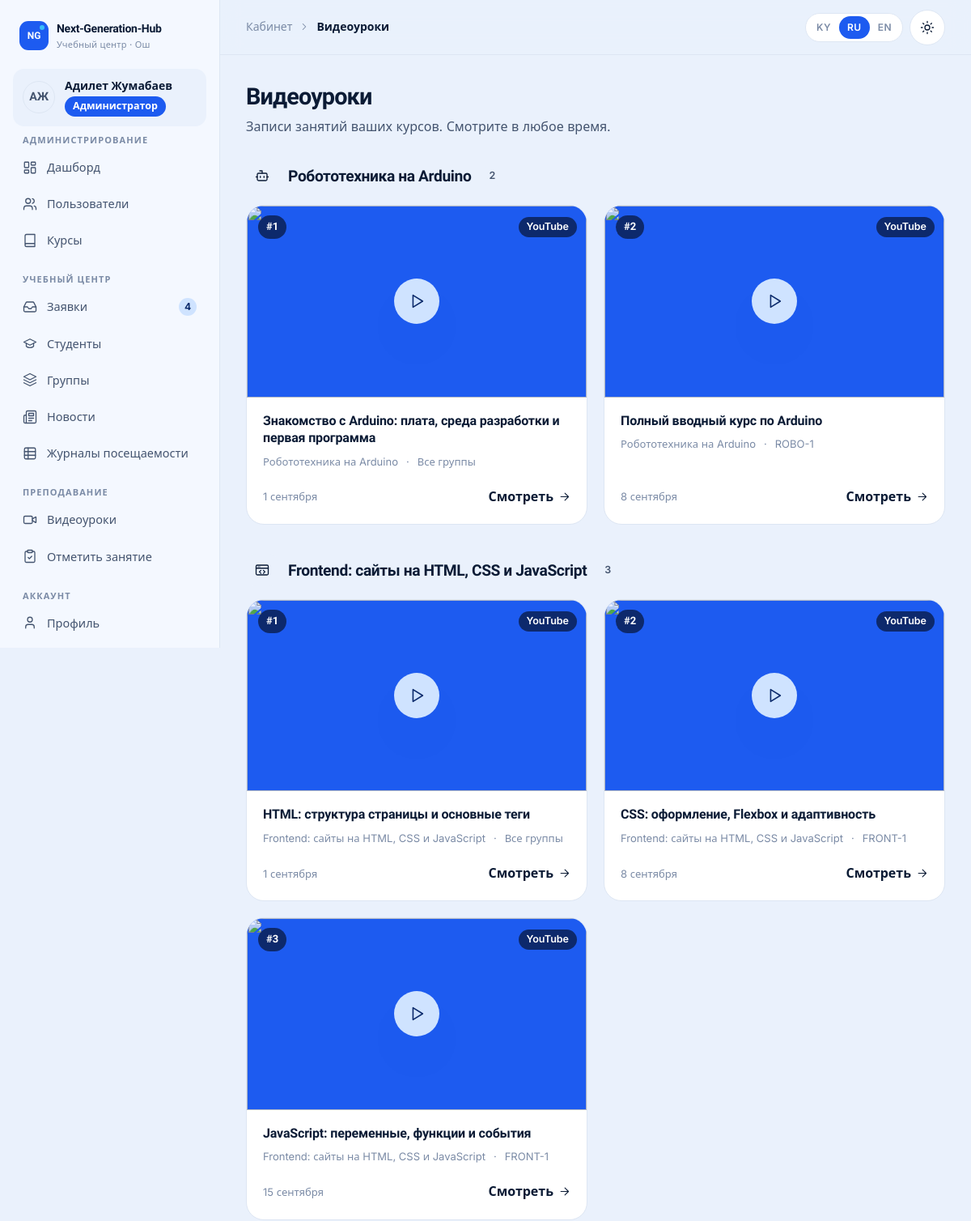
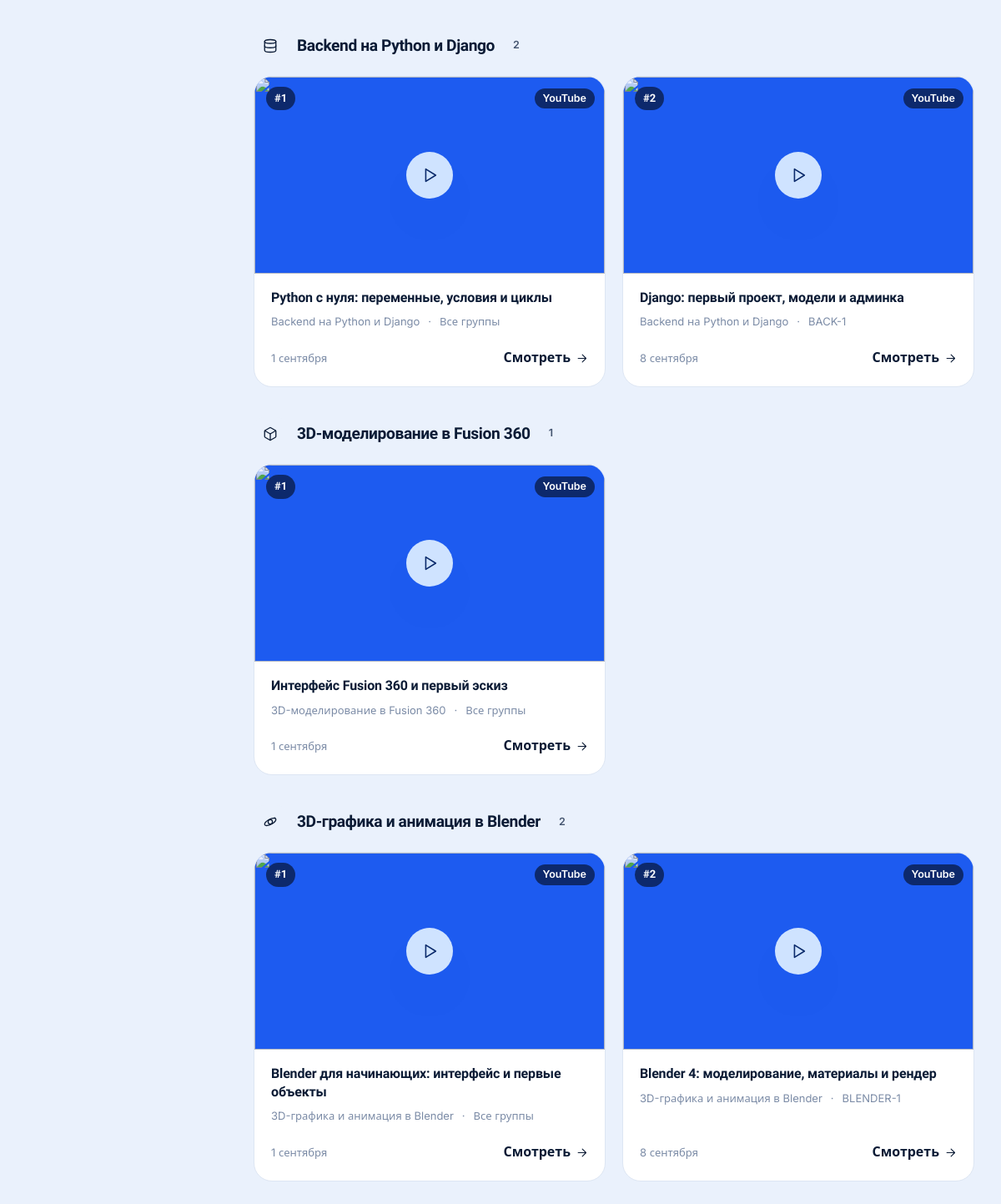
The app's page /cabinet/student/lessons/ (signed in) with its own data (2 pictures, top to bottom).
### accounts/models.py (models this page shows, shortened)
class User(AbstractUser):
    class Role(models.TextChoices):
        ADMIN = "admin", _("Administrator")
        MANAGER = "manager", _("Manager")
        TEACHER = "teacher", _("Teacher")
        STUDENT = "student", _("Student")
    role = models.CharField(_("role"), max_length=16, choices=Role.choices, default=Role.STUDENT, db_index=True)
    phone = models.CharField(_("phone"), max_length=32, blank=True)
    photo = models.ImageField(_("photo"), upload_to="users/", blank=True)
    specialization = models.CharField(_("specialization"), max_length=160, blank=True)
    about = models.TextField(_("about"), blank=True)
    class Meta:
        verbose_name = _("user")
        verbose_name_plural = _("users")
        ordering = ["last_name", "first_name", "username"]
    @property
    def display_name(self):
        return self.get_full_name() or self.username
    @property
    def initials(self):
        parts = [p for p in (self.first_name, self.last_name) if p]
        if parts:
            return "".join(p[0] for p in parts).upper()[:2]
        return self.username[:2].upper()
    @property
    def is_admin_role(self):
        return self.is_superuser or self.role == self.Role.ADMIN
    @property
    def is_student(self):
        return self.role == self.Role.STUDENT
    def has_role(self, *roles):
        return self.is_admin_role or self.role in roles

### core/models.py (models this page shows, shortened)
class TranslatableMixin:
    def tr(self, field, lang=None):
        lang = (lang or get_language() or FALLBACK_LANGUAGE).split("-")[0]
        if lang not in CONTENT_LANGUAGES:
            lang = FALLBACK_LANGUAGE
        value = getattr(self, f"{field}_{lang}", "") or ""
        if not value and lang != FALLBACK_LANGUAGE:
            value = getattr(self, f"{field}_{FALLBACK_LANGUAGE}", "") or ""
        return value

class Course(TranslatableMixin, models.Model):
    class Level(models.TextChoices):
        BEGINNER = "beginner", _("Beginner")
        INTERMEDIATE = "intermediate", _("Intermediate")
        ADVANCED = "advanced", _("Advanced")
    direction = models.CharField(_("direction"), max_length=20, choices=Direction.choices, db_index=True)
    slug = models.SlugField(_("slug"), max_length=80, unique=True)
    title_ru = models.CharField(_("title (RU)"), max_length=160)
    title_ky = models.CharField(_("title (KY)"), max_length=160, blank=True)
    title_en = models.CharField(_("title (EN)"), max_length=160, blank=True)
    short_ru = models.CharField(_("short description (RU)"), max_length=300, blank=True)
    short_ky = models.CharField(_("short description (KY)"), max_length=300, blank=True)
    short_en = models.CharField(_("short description (EN)"), max_length=300, blank=True)
    description_ru = models.TextField(_("full description (RU)"), blank=True)
    description_ky = models.TextField(_("full description (KY)"), blank=True)
    description_en = models.TextField(_("full description (EN)"), blank=True)
    level = models.CharField(_("level"), max_length=20, choices=Level.choices, default=Level.BEGINNER)
    age_from = models.PositiveSmallIntegerField(_("age from"), default=10)
    age_to = models.PositiveSmallIntegerField(_("age to"), default=17)
    duration_months = models.PositiveSmallIntegerField(_("duration, months"), default=6)
    lessons_per_week = models.PositiveSmallIntegerField(_("lessons per week"), default=2)
    price = models.PositiveIntegerField(_("price, KGS per month"), default=0)
    cover = models.ImageField(_("cover"), upload_to="courses/", blank=True)
    teachers = models.ManyToManyField(
        settings.AUTH_USER_MODEL,
        verbose_name=_("teachers"),
        related_name="courses_taught",
        blank=True,
        limit_choices_to={"role": "teacher"},
    )
    is_active = models.BooleanField(_("active"), default=True)
    order = models.PositiveSmallIntegerField(_("order"), default=0)
    created_at = models.DateTimeField(auto_now_add=True)
    class Meta:
        verbose_name = _("course")
        verbose_name_plural = _("courses")
        ordering = ["order", "title_ru"]

class Lesson(models.Model):
    course = models.ForeignKey(Course, verbose_name=_("course"), on_delete=models.CASCADE, related_name="lessons")
    group = models.ForeignKey(
        Group,
        verbose_name=_("group"),
        on_delete=models.SET_NULL,
        null=True,
        blank=True,
        related_name="lessons",
        help_text=_("Leave empty to show the lesson to all groups of the course."),
    )
    teacher = models.ForeignKey(
        settings.AUTH_USER_MODEL,
        verbose_name=_("teacher"),
        on_delete=models.SET_NULL,
        null=True,
        related_name="lessons",
    )
    number = models.PositiveSmallIntegerField(_("lesson number"), default=1)
    title = models.CharField(_("title"), max_length=200)
    description = models.TextField(_("description"), blank=True)
    video_file = models.FileField(
        _("video file"), upload_to="lessons/video/%Y/%m/", blank=True, validators=[validate_video_file]
    )
    youtube_url = models.URLField(_("YouTube link"), blank=True, validators=[validate_youtube_url])
    materials = models.FileField(_("materials"), upload_to="lessons/materials/%Y/%m/", blank=True)
    is_published = models.BooleanField(_("published"), default=True)
    created_at = models.DateTimeField(_("created"), auto_now_add=True)
    updated_at = models.DateTimeField(auto_now=True)
    class Meta:
        verbose_name = _("video lesson")
        verbose_name_plural = _("video lessons")
        ordering = ["course", "number", "-created_at"]
    @property
    def youtube_id(self):
        return youtube_id(self.youtube_url)
    @property
    def youtube_thumbnail(self):
        vid = self.youtube_id
        return f"https://i.ytimg.com/vi/{vid}/hqdefault.jpg" if vid else ""
    @property
    def source_label(self):
        return "YouTube" if self.youtube_url and not self.video_file else _("File")

class Group(models.Model):
    name = models.CharField(_("name"), max_length=120)
    course = models.ForeignKey(Course, verbose_name=_("course"), on_delete=models.PROTECT, related_name="groups")
    teacher = models.ForeignKey(
        settings.AUTH_USER_MODEL,
        verbose_name=_("teacher"),
        on_delete=models.SET_NULL,
        null=True,
        blank=True,
        related_name="teaching_groups",
        limit_choices_to={"role": "teacher"},
    )
    students = models.ManyToManyField(
        settings.AUTH_USER_MODEL,
        verbose_name=_("students"),
        related_name="study_groups",
        blank=True,
        limit_choices_to={"role": "student"},
    )
    weekdays = models.CharField(
        _("days of week"), max_length=20, blank=True, help_text=_("Comma-separated numbers: 0 = Monday … 6 = Sunday.")
    )
    start_time = models.TimeField(_("start time"), null=True, blank=True)
    end_time = models.TimeField(_("end time"), null=True, blank=True)
    room = models.CharField(_("room"), max_length=60, blank=True)
    start_date = models.DateField(_("start date"), default=datetime.date.today)
    is_active = models.BooleanField(_("active"), default=True)
    created_at = models.DateTimeField(auto_now_add=True)
    class Meta:
        verbose_name = _("group")
        verbose_name_plural = _("groups")
        ordering = ["-is_active", "name"]

### cabinet/views/student.py (the view)
# urls.py: path("student/lessons/", student.lessons, name="student_lessons"),
@role_required(R.STUDENT)
def lessons(request):
    qs = lessons_visible_to(request.user).order_by("course__order", "number")
    by_course = {}
    for lesson in qs:
        by_course.setdefault(lesson.course, []).append(lesson)
    return render(
        request,
        "cabinet/student/lessons.html",
        {"by_course": by_course.items(), "page_title": _("Video lessons")},
    )

### cabinet/navigation.py (called while the page is built)
def _item(label, url_name, icon, match=None, badge=None, external=False):
    return {
        "label": label,
        "url": url_name if external else reverse(url_name),
        "icon": icon,
        "match": match or [url_name.split(":")[-1]],
        "badge": badge,
        "external": external,
    }

def sidebar(request):
    path = request.path
    user = getattr(request, "user", None)
    if not user or not user.is_authenticated or not (path.startswith("/cabinet/") or path.startswith("/accounts/")):
        return {}
    match = getattr(request, "resolver_match", None)
    current = match.url_name if match and match.url_name else ""
    return {"sidebar_sections": build_sidebar(user, current)}

### cabinet/views/common.py (called while the page is built, shortened)
def lessons_visible_to(user):
    qs = Lesson.objects.select_related("course", "group", "teacher")
    if user.has_role(R.MANAGER):
        return qs

### core/context_processors.py (called while the page is built)
def site(request):
    return {
        "SITE": {
            "name": settings.SITE_NAME,
            "phone": settings.SITE_PHONE,
            "phone_href": "tel:" + "".join(ch for ch in settings.SITE_PHONE if ch.isdigit() or ch == "+"),
            "email": settings.SITE_EMAIL,
            "address": settings.SITE_ADDRESS or _("Osh, Lenin street 205, 2nd floor"),
            "hours": settings.SITE_HOURS or _("Mon–Sat, 9:00–20:00"),
            "instagram": settings.SITE_INSTAGRAM,
            "telegram": settings.SITE_TELEGRAM,
            "whatsapp": settings.SITE_WHATSAPP,
            "map_url": settings.SITE_MAP_URL,
        },
        "MAX_VIDEO_UPLOAD_MB": settings.MAX_VIDEO_UPLOAD_MB,
        "SHOW_DEMO_ACCOUNTS": settings.SHOW_DEMO_ACCOUNTS,
    }

### core/icons.py (called while the page is built)
def svg(name, size=20, cls="", label=""):
    body = ICONS.get(name, ICONS["info"])
    aria = f'role="img" aria-label="{label}"' if label else 'aria-hidden="true"'
    return (
        f'<svg class="icon {cls}" width="{size}" height="{size}" viewBox="0 0 24 24" fill="none" '
        f'stroke="currentColor" stroke-width="1.75" stroke-linecap="round" stroke-linejoin="round" '
        f'focusable="false" {aria}>{body}</svg>'
    )

### core/models.py (called while the page is built)
def youtube_id(url):
    match = YOUTUBE_ID_RE.search(url or "")
    return match.group(1) if match else ""

### core/templatetags/core_tags.py (called while the page is built)
@register.filter
def tr(obj, field):
    if obj is None:
        return ""
    return obj.tr(field)

@register.simple_tag
def icon(name, size=20, cls="", label=""):
    return mark_safe(svg(name, size, escape(cls), escape(label)))

### templates/cabinet/student/lessons.html
{% extends "cabinet/base.html" %}
{% load i18n core_tags %}
{% block content %}
<div class="page-head"><div><h1>{% trans "Video lessons" %}</h1><p>{% trans "Recordings of the lessons of your courses. Watch at any time." %}</p></div></div>
{% for course, items in by_course %}
<section style="margin-bottom:36px">
  <div class="row" style="margin-bottom:16px"><span class="stat-ic">{% icon course.direction 18 %}</span><h2 style="font-size:1.2rem;margin:0">{{ course|tr:"title" }}</h2><span class="badge no-dot">{{ items|length }}</span></div>
  <div class="grid grid-cards">{% for lesson in items %}{% include "cabinet/shared/_lesson_card.html" %}{% endfor %}</div>
</section>
{% empty %}
<div class="card">{% trans "No lessons yet" as t1 %}{% trans "When the teacher uploads the first lesson, it will appear here." as t2 %}{% include "cabinet/shared/_empty.html" with icon="video" title=t1 text=t2 %}</div>
{% endfor %}
{% endblock %}

### templates/cabinet/base.html (shortened to what this page needs)
{% load static i18n core_tags %}{% get_current_language as LANGUAGE_CODE %}<!doctype html>
<html lang="{{ LANGUAGE_CODE }}" class="no-js">
<head>
  {% include "partials/head.html" %}
</head>
<body>
  <div class="cab">
    <aside class="cab-sidebar" id="cab-sidebar" aria-label="{% trans 'Cabinet menu' %}">
      <div class="row-between" style="flex-wrap:nowrap">
        {% include "partials/logo.html" %}
      </div>
      <a class="cab-user" href="{% url 'accounts:profile' %}">
        {% include "partials/avatar.html" with u=user %}
        <span class="grow" style="min-width:0"><b>{{ user.display_name }}</b><span class="badge badge-role-{{ user.role }} no-dot" style="margin-top:4px">{{ user.get_role_display }}</span></span>
      </a>
      <nav class="cab-nav">
        {% for title, items in sidebar_sections %}
        <div>
          <h6>{{ title }}</h6>
          <ul>
            {% for item in items %}
            <li><a href="{{ item.url }}">{% icon item.icon 18 %}<span>{{ item.label }}</span>{% if item.badge %}<span class="nav-badge" aria-label="{% trans 'new' %}">{{ item.badge }}</span>{% endif %}</a></li>
            {% endfor %}
          </ul>
        </div>
        {% endfor %}
      </nav>
    </aside>
    <div class="cab-main">
      <header class="cab-topbar">
        <div class="crumbs">{% block crumbs %}<span>{% trans "Cabinet" %}</span>{% icon "chevron-right" 14 %}<b>{{ page_title }}</b>{% endblock %}</div>
        <div class="tools">
          {% include "partials/lang_switch.html" %}
          {% include "partials/theme_toggle.html" %}
        </div>
      </header>
      <main class="cab-content" id="content">
        {% block content %}{% endblock %}
      </main>
    </div>
  </div>
</body>
</html>

### templates/partials/avatar.html
<span class="avatar {{ size|default:'' }}" aria-hidden="true">{% if u.photo %}<img src="{{ u.photo.url }}" alt="" loading="lazy">{% else %}{{ u.initials }}{% endif %}</span>

### templates/cabinet/shared/_lesson_card.html (shortened to what this page needs)
{% load i18n core_tags %}<article class="card lesson-card">
  <a class="lesson-thumb" href="{% url 'cabinet:lesson_detail' lesson.pk %}" aria-label="{% trans 'Watch' %}: {{ lesson.title }}">
    <span class="num">#{{ lesson.number }}</span>
    <span class="src"><span class="badge no-dot">{{ lesson.source_label }}</span></span>
    <span class="play">{% icon "play" 22 %}</span>
  </a>
  <div class="lesson-body">
    <h3><a href="{% url 'cabinet:lesson_detail' lesson.pk %}">{{ lesson.title }}</a></h3>
    <div class="meta">
      <span>{{ lesson.course|tr:"title" }}</span>
      <span>·</span>
      <span>{% if lesson.group %}{{ lesson.group.name }}{% else %}{% trans "All groups" %}{% endif %}</span>
    </div>
    {% if manage %}
    <div class="foot">
      {% if lesson.is_published %}<span class="badge badge-ok">{% trans "Published" %}</span>{% else %}<span class="badge">{% trans "Draft" %}</span>{% endif %}
      <span class="row" style="gap:4px">
        <a class="btn btn-ghost btn-icon btn-sm" href="{% url 'cabinet:teacher_lesson_edit' lesson.pk %}" aria-label="{% trans 'Edit' %}" title="{% trans 'Edit' %}">{% icon "edit" 16 %}</a>
        <form method="post" action="{% url 'cabinet:teacher_lesson_delete' lesson.pk %}" data-confirm="{% trans 'Delete this lesson? The video file will be deleted too.' %}">{% csrf_token %}<button class="btn btn-ghost btn-icon btn-sm btn-danger" aria-label="{% trans 'Delete' %}" title="{% trans 'Delete' %}">{% icon "trash" 16 %}</button></form>
      </span>
    </div>
    {% else %}
    <div class="foot"><span class="faint" style="font-size:13px">{{ lesson.created_at|date:"j E" }}</span><a class="link" href="{% url 'cabinet:lesson_detail' lesson.pk %}">{% trans "Watch" %} {% icon "arrow-right" 15 %}</a></div>
    {% endif %}
  </div>
</article>

### records on screen
User: initials "АЖ", display_name "Адилет Жумабаев", role "Администратор"
Course: title_ru "Робототехника на Arduino", items "2"
Lesson: number "1", source_label "YouTube", title "Знакомство с Arduino: плата, среда разработки и первая программа", course|tr "Робототехника на Arduino", created_at "1 сентября"
Lesson: number "2", source_label "YouTube", title "Полный вводный курс по Arduino", course|tr "Робототехника на Arduino", group.name "ROBO-1", created_at "8 сентября"
Course: title_ru "Frontend: сайты на HTML, CSS и JavaScript", items "3"
Lesson: number "1", source_label "YouTube", title "HTML: структура страницы и основные теги", course|tr "Frontend: сайты на HTML, CSS и JavaScript", created_at "1 сентября"
Lesson: number "2", source_label "YouTube", title "CSS: оформление, Flexbox и адаптивность", course|tr "Frontend: сайты на HTML, CSS и JavaScript", group.name "FRONT-1", created_at "8 сентября"
Lesson: number "3", source_label "YouTube", title "JavaScript: переменные, функции и события", course|tr "Frontend: сайты на HTML, CSS и JavaScript", group.name "FRONT-1", created_at "15 сентября"
Course: title_ru "Backend на Python и Django", items "2"
Lesson: number "1", source_label "YouTube", title "Python с нуля: переменные, условия и циклы", course|tr "Backend на Python и Django", created_at "1 сентября"
Lesson: number "2", source_label "YouTube", title "Django: первый проект, модели и админка", course|tr "Backend на Python и Django", group.name "BACK-1", created_at "8 сентября"
Course: title_ru "3D-моделирование в Fusion 360", items "1"
Lesson: number "1", source_label "YouTube", title "Интерфейс Fusion 360 и первый эскиз", course|tr "3D-моделирование в Fusion 360", created_at "1 сентября"
Course: title_ru "3D-графика и анимация в Blender", items "2"
Lesson: number "1", source_label "YouTube", title "Blender для начинающих: интерфейс и первые объекты", course|tr "3D-графика и анимация в Blender", created_at "1 сентября"
Lesson: number "2", source_label "YouTube", title "Blender 4: моделирование, материалы и рендер", course|tr "3D-графика и анимация в Blender", group.name "BLENDER-1", created_at "8 сентября"

### other values on screen
{{ title }} "АДМИНИСТРИРОВАНИЕ" "УЧЕБНЫЙ ЦЕНТР" "ПРЕПОДАВАНИЕ" "АККАУНТ"
{{ item.label }} "Дашборд" "Пользователи" "Курсы" "Заявки" "Студенты" "Группы" "Новости" "Журналы посещаемости" "Видеоуроки" "Отметить занятие" "Профиль"
{{ item.badge }} "4"
{{ page_title }} "Видеоуроки"
{{ code|upper }} "KY" "RU" "EN"
